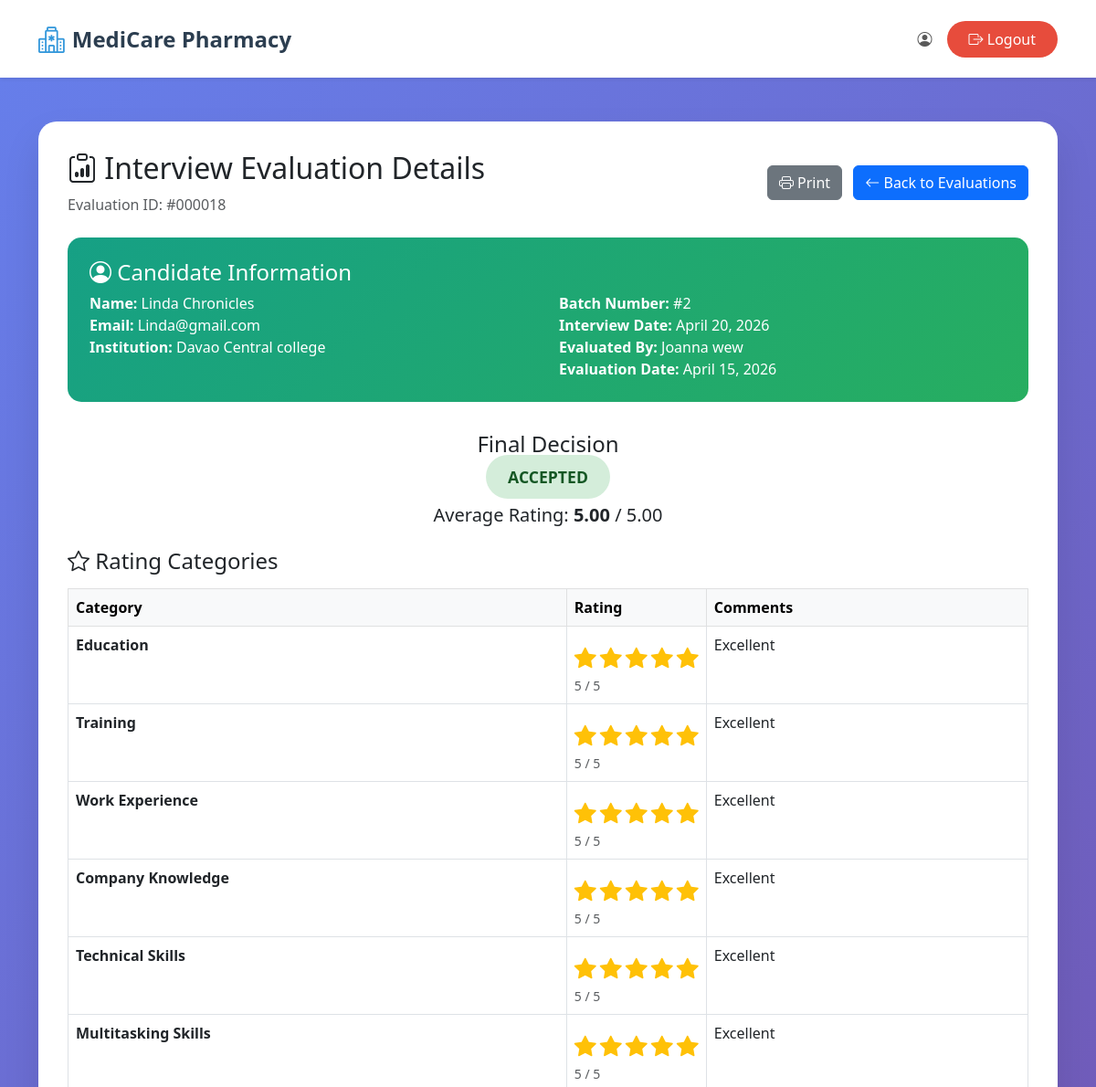
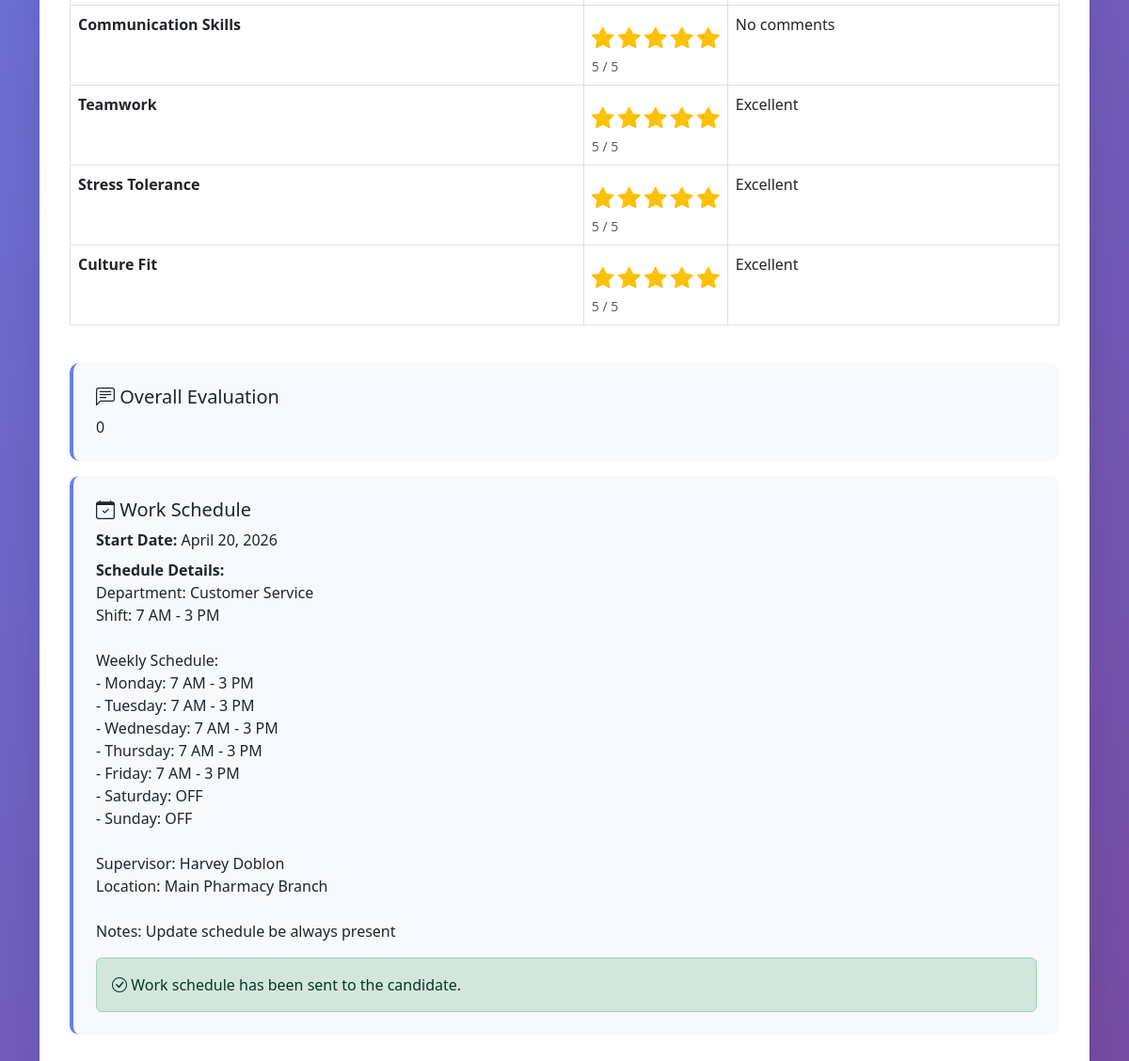
Page /Users/hr/view_evaluation.php?id=18 (signed in) on the committed database (2 pictures, top to bottom).
### tables this page shows
CREATE TABLE `interview_evaluations` (
  `id` int(11) NOT NULL,
  `interview_assignment_id` int(11) NOT NULL,
  `user_id` int(11) NOT NULL,
  `evaluated_by` int(11) NOT NULL,
  `education_rating` int(11) DEFAULT NULL CHECK (`education_rating` between 1 and 5),
  `education_comments` text DEFAULT NULL,
  `training_rating` int(11) DEFAULT NULL CHECK (`training_rating` between 1 and 5),
  `training_comments` text DEFAULT NULL,
  `work_experience_rating` int(11) DEFAULT NULL CHECK (`work_experience_rating` between 1 and 5),
  `work_experience_comments` text DEFAULT NULL,
  `company_knowledge_rating` int(11) DEFAULT NULL CHECK (`company_knowledge_rating` between 1 and 5),
  `company_knowledge_comments` text DEFAULT NULL,
  `technical_skills_rating` int(11) DEFAULT NULL CHECK (`technical_skills_rating` between 1 and 5),
  `technical_skills_comments` text DEFAULT NULL,
  `multitasking_skills_rating` int(11) DEFAULT NULL CHECK (`multitasking_skills_rating` between 1 and 5),
  `multitasking_skills_comments` text DEFAULT NULL,
  `communication_skills_rating` int(11) DEFAULT NULL CHECK (`communication_skills_rating` between 1 and 5),
  `communication_skills_comments` text DEFAULT NULL,
  `teamwork_rating` int(11) DEFAULT NULL CHECK (`teamwork_rating` between 1 and 5),
  `teamwork_comments` text DEFAULT NULL,
  `stress_tolerance_rating` int(11) DEFAULT NULL CHECK (`stress_tolerance_rating` between 1 and 5),
  `stress_tolerance_comments` text DEFAULT NULL,
  `culture_fit_rating` int(11) DEFAULT NULL CHECK (`culture_fit_rating` between 1 and 5),
  `culture_fit_comments` text DEFAULT NULL,
  `average_rating` decimal(3,2) DEFAULT NULL,
  `overall_evaluation` text DEFAULT NULL,
  `final_decision` enum('pending','accepted','rejected') DEFAULT 'pending',
  `work_schedule_sent` tinyint(1) DEFAULT 0,
  `work_start_date` date DEFAULT NULL,
  `work_schedule_details` text DEFAULT NULL,
  `created_at` timestamp NOT NULL DEFAULT current_timestamp(),
  `updated_at` timestamp NOT NULL DEFAULT current_timestamp() ON UPDATE current_timestamp()
);

CREATE TABLE `internship_records` (
  `id` int(11) NOT NULL,
  `user_id` int(11) NOT NULL,
  `first_name` varchar(255) NOT NULL,
  `last_name` varchar(255) NOT NULL,
  `date_of_birth` date DEFAULT NULL,
  `is_enrolled_higher_ed` tinyint(1) DEFAULT 0,
  `higher_ed_institution` varchar(255) DEFAULT NULL,
  `enrollment_certificate_path` varchar(255) DEFAULT NULL,
  `enrollment_certificate_status` enum('pending','valid','invalid') DEFAULT 'pending',
  `enrollment_certificate_remarks` text DEFAULT NULL,
  `is_enrolled_internship_subject` tinyint(1) DEFAULT 0,
  `is_at_least_18` tinyint(1) DEFAULT 0,
  `has_passed_pre_internship` tinyint(1) DEFAULT 0,
  `recommendation_letter_path` varchar(255) DEFAULT NULL,
  `recommendation_letter_status` enum('pending','valid','invalid') DEFAULT 'pending',
  `recommendation_letter_remarks` text DEFAULT NULL,
  `medical_certificate_submitted` tinyint(1) DEFAULT 0,
  `medical_certificate_path` varchar(255) DEFAULT NULL,
  `medical_certificate_status` enum('pending','valid','invalid') DEFAULT 'pending',
  `medical_certificate_remarks` text DEFAULT NULL,
  `parental_consent_submitted` tinyint(1) DEFAULT 0,
  `parental_consent_path` varchar(255) DEFAULT NULL,
  `parental_consent_status` enum('pending','valid','invalid') DEFAULT 'pending',
  `parental_consent_remarks` text DEFAULT NULL,
  `is_eligible` tinyint(1) DEFAULT 0,
  `application_status` enum('pending','submitted','under_review','approved','rejected') DEFAULT 'pending',
  `internship_start_date` date DEFAULT NULL,
  `internship_duration` varchar(100) DEFAULT NULL,
  `working_days` varchar(100) DEFAULT NULL,
  `working_hours` varchar(100) DEFAULT NULL,
  `special_instructions` text DEFAULT NULL,
  `pharmacy_name` varchar(255) DEFAULT NULL,
  `pharmacy_address` text DEFAULT NULL,
  `contact_person` varchar(255) DEFAULT NULL,
  `contact_number` varchar(50) DEFAULT NULL,
  `contact_email` varchar(255) DEFAULT NULL,
  `schedule_sent` tinyint(1) DEFAULT 0,
  `interview_scheduled` tinyint(1) DEFAULT 0,
  `interview_date` date DEFAULT NULL,
  `interview_time` time DEFAULT NULL,
  `interview_type` enum('personal','online') DEFAULT NULL,
  `interview_location` varchar(500) DEFAULT NULL,
  `interview_meeting_link` varchar(500) DEFAULT NULL,
  `interview_notes` text DEFAULT NULL,
  `created_at` timestamp NOT NULL DEFAULT current_timestamp(),
  `updated_at` timestamp NOT NULL DEFAULT current_timestamp() ON UPDATE current_timestamp()
);

CREATE TABLE `users` (
  `id` int(11) NOT NULL,
  `first_name` varchar(50) NOT NULL,
  `middle_name` varchar(50) DEFAULT NULL,
  `last_name` varchar(50) NOT NULL,
  `birth_date` date DEFAULT NULL,
  `phone_number` varchar(20) NOT NULL,
  `email` varchar(100) NOT NULL,
  `password` varchar(255) NOT NULL,
  `role_id` int(11) NOT NULL DEFAULT 4,
  `is_active` tinyint(1) NOT NULL DEFAULT 1,
  `created_at` timestamp NOT NULL DEFAULT current_timestamp(),
  `updated_at` timestamp NOT NULL DEFAULT current_timestamp() ON UPDATE current_timestamp()
);

CREATE TABLE `interview_schedule` (
  `id` int(11) NOT NULL,
  `batch_number` int(11) NOT NULL,
  `interview_date` date NOT NULL,
  `interview_time` time NOT NULL,
  `interview_type` enum('personal','online') DEFAULT 'personal',
  `location` varchar(255) DEFAULT NULL,
  `online_meeting_link` varchar(500) DEFAULT NULL,
  `online_meeting_id` varchar(255) DEFAULT NULL,
  `online_meeting_password` varchar(255) DEFAULT NULL,
  `max_slots` int(11) DEFAULT 15,
  `filled_slots` int(11) DEFAULT 0,
  `status` enum('scheduled','ongoing','completed','cancelled') DEFAULT 'scheduled',
  `notes` text DEFAULT NULL,
  `created_by` int(11) NOT NULL,
  `created_at` timestamp NOT NULL DEFAULT current_timestamp(),
  `updated_at` timestamp NOT NULL DEFAULT current_timestamp() ON UPDATE current_timestamp()
);

### Users/hr/view_evaluation.php (the view, shortened to what this page needs)
<?php
require_once '../../config.php';
$full_name = $_SESSION['full_name'];
$evaluation_id = $_GET['id'] ?? null;
$sql = "SELECT ie.*, ir.first_name, ir.last_name, ir.higher_ed_institution,
        u.email, isch.batch_number, isch.interview_date,
        hr.first_name as hr_first_name, hr.last_name as hr_last_name
        FROM interview_evaluations ie
        JOIN internship_records ir ON ie.user_id = ir.user_id
        JOIN users u ON ie.user_id = u.id
        JOIN interview_assignments ia ON ie.interview_assignment_id = ia.id
        JOIN interview_schedule isch ON ia.schedule_id = isch.id
        JOIN users hr ON ie.evaluated_by = hr.id
        WHERE ie.id = ?";
$stmt = $conn->prepare($sql);
$stmt->bind_param("i", $evaluation_id);
$stmt->execute();
$evaluation = $stmt->get_result()->fetch_assoc();
$categories = [
    ['name' => 'education', 'label' => 'Education'],
    ['name' => 'training', 'label' => 'Training'],
    ['name' => 'work_experience', 'label' => 'Work Experience'],
    ['name' => 'company_knowledge', 'label' => 'Company Knowledge'],
    ['name' => 'technical_skills', 'label' => 'Technical Skills'],
    ['name' => 'multitasking_skills', 'label' => 'Multitasking Skills'],
    ['name' => 'communication_skills', 'label' => 'Communication Skills'],
    ['name' => 'teamwork', 'label' => 'Teamwork'],
    ['name' => 'stress_tolerance', 'label' => 'Stress Tolerance'],
    ['name' => 'culture_fit', 'label' => 'Culture Fit']
];
?>
<!DOCTYPE html>
<html lang="en">
<head>
    <link href="https://cdn.jsdelivr.net/npm/bootstrap@5.3.0/dist/css/bootstrap.min.css" rel="stylesheet">
    <link rel="stylesheet" href="https://cdn.jsdelivr.net/npm/bootstrap-icons@1.11.0/font/bootstrap-icons.css">
    <link rel="stylesheet" href="../../style.css">
</head>
<body>
    <nav class="navbar navbar-expand-lg navbar-light bg-white shadow-sm no-print">
        <div class="container">
            <a class="navbar-brand" href="dashboard.php">
                <i class="bi bi-hospital"></i> MediCare Pharmacy
            </a>
            <div class="navbar-nav ms-auto">
                <span class="navbar-text me-3">
                    <i class="bi bi-person-circle"></i> <?php echo htmlspecialchars($full_name); ?>
                </span>
                <a href="../logout.php" class="btn btn-logout">
                    <i class="bi bi-box-arrow-right"></i> Logout
                </a>
            </div>
        </div>
    </nav>
    <div class="evaluation-container">
        <div class="container">
            <div class="evaluation-card">
                <div class="d-flex justify-content-between align-items-center mb-4 no-print">
                    <div>
                        <h2><i class="bi bi-clipboard-data"></i> Interview Evaluation Details</h2>
                        <p class="text-muted mb-0">Evaluation ID: #<?php echo str_pad($evaluation['id'], 6, '0', STR_PAD_LEFT); ?></p>
                    </div>
                    <div>
                        <button onclick="window.print()" class="btn btn-secondary me-2">
                            <i class="bi bi-printer"></i> Print
                        </button>
                        <a href="evaluate_interview.php" class="btn btn-primary">
                            <i class="bi bi-arrow-left"></i> Back to Evaluations
                        </a>
                    </div>
                </div>
                <div class="candidate-info">
                    <h4><i class="bi bi-person-circle"></i> Candidate Information</h4>
                    <div class="row">
                        <div class="col-md-6">
                            <strong>Name:</strong> <?php echo htmlspecialchars($evaluation['first_name'] . ' ' . $evaluation['last_name']); ?><br>
                            <strong>Email:</strong> <?php echo htmlspecialchars($evaluation['email']); ?><br>
                            <strong>Institution:</strong> <?php echo htmlspecialchars($evaluation['higher_ed_institution'] ?? 'N/A'); ?>
                        </div>
                        <div class="col-md-6">
                            <strong>Batch Number:</strong> #<?php echo $evaluation['batch_number']; ?><br>
                            <strong>Interview Date:</strong> <?php echo date('F d, Y', strtotime($evaluation['interview_date'])); ?><br>
                            <strong>Evaluated By:</strong> <?php echo htmlspecialchars($evaluation['hr_first_name'] . ' ' . $evaluation['hr_last_name']); ?><br>
                            <strong>Evaluation Date:</strong> <?php echo date('F d, Y', strtotime($evaluation['created_at'])); ?>
                        </div>
                    </div>
                </div>
                <div class="text-center mb-4">
                    <h4>Final Decision</h4>
                    <span class="decision-badge decision-<?php echo $evaluation['final_decision']; ?>">
                        <?php echo strtoupper($evaluation['final_decision']); ?>
                    </span>
                    <h5 class="mt-3">Average Rating: <strong><?php echo number_format($evaluation['average_rating'], 2); ?></strong> / 5.00</h5>
                </div>
                <h4 class="mt-4 mb-3"><i class="bi bi-star"></i> Rating Categories</h4>
                <div class="table-responsive">
                    <table class="table table-bordered">
                        <thead class="table-light">
                            <tr>
                                <th>Category</th>
                                <th width="150">Rating</th>
                                <th>Comments</th>
                            </tr>
                        </thead>
                        <tbody>
                            <?php foreach ($categories as $category):
                                $rating_field = $category['name'] . '_rating';
                                $comments_field = $category['name'] . '_comments';
                                $rating = $evaluation[$rating_field];
                            ?>
                                <tr>
                                    <td><strong><?php echo $category['label']; ?></strong></td>
                                    <td>
                                        <div class="rating-display">
                                            <?php for ($i = 1; $i <= 5; $i++): ?>
                                                <i class="bi bi-star<?php echo $i <= $rating ? '-fill' : ''; ?> rating-star"></i>
                                            <?php endfor; ?>
                                        </div>
                                        <small class="text-muted"><?php echo $rating; ?> / 5</small>
                                    </td>
                                    <td><?php echo htmlspecialchars($evaluation[$comments_field] ?: 'No comments'); ?></td>
                                </tr>
                            <?php endforeach; ?>
                        </tbody>
                    </table>
                </div>
                <div class="category-section mt-4">
                    <h5><i class="bi bi-chat-left-text"></i> Overall Evaluation</h5>
                    <p class="mb-0"><?php echo nl2br(htmlspecialchars($evaluation['overall_evaluation'])); ?></p>
                </div>
                <?php if ($evaluation['final_decision'] === 'accepted'): ?>
                    <div class="category-section">
                        <h5><i class="bi bi-calendar-check"></i> Work Schedule</h5>
                        <p class="mb-2">
                            <strong>Start Date:</strong>
                            <?php echo $evaluation['work_start_date'] ? date('F d, Y', strtotime($evaluation['work_start_date'])) : 'Not specified'; ?>
                        </p>
                        <p class="mb-0">
                            <strong>Schedule Details:</strong><br>
                            <?php echo nl2br(htmlspecialchars($evaluation['work_schedule_details'] ?: 'No details provided')); ?>
                        </p>
                        <div class="alert alert-success mt-3 mb-0">
                            <i class="bi bi-check-circle"></i>
                            Work schedule has been <?php echo $evaluation['work_schedule_sent'] ? 'sent' : 'not sent yet'; ?> to the candidate.
                        </div>
                    </div>
                <?php endif; ?>
            </div>
        </div>
    </div>
</body>
</html>

### style.css (style rules this page uses)
* { margin: 0; padding: 0; box-sizing: border-box; }
body { font-family: 'Segoe UI', Tahoma, Geneva, Verdana, sans-serif; overflow-x: hidden; }
.navbar { background-color: rgba(255, 255, 255, 0.95); backdrop-filter: blur(10px); box-shadow: 0 2px 10px rgba(0, 0, 0, 0.1); padding: 1rem 0; z-index: 1000; }
.navbar-brand { font-weight: bold; font-size: 1.5rem; color: #2c3e50 !important; display: flex; align-items: center; gap: 0.5rem; }
.navbar-brand i { color: #3498db; font-size: 1.8rem; }

### Users/hr/view_evaluation.php (style rules this page uses)
.evaluation-container { min-height: 100vh; background: linear-gradient(135deg, #667eea 0%, #764ba2 100%); padding: 2rem 0; }
.evaluation-card { background: white; border-radius: 20px; box-shadow: 0 20px 40px rgba(0, 0, 0, 0.1); padding: 2rem; margin: 1rem 0; }
.candidate-info { background: linear-gradient(135deg, #16a085 0%, #27ae60 100%); color: white; padding: 1.5rem; border-radius: 15px; margin-bottom: 2rem; }
.rating-display { display: flex; gap: 0.25rem; margin-top: 0.5rem; }
.rating-star { color: #ffc107; font-size: 1.5rem; }
.category-section { background: #f8f9fa; border-radius: 10px; padding: 1.5rem; margin-bottom: 1rem; border-left: 4px solid #667eea; }
.decision-badge { padding: 0.75rem 1.5rem; border-radius: 25px; font-weight: 600; font-size: 1.1rem; }
.decision-accepted { background: #d4edda; color: #155724; }
.btn-logout { background: #e74c3c; color: white; border: none; border-radius: 25px; padding: 0.5rem 1.5rem; transition: all 0.3s ease; }

### rows in the picture
interview_evaluations: id "000018", internship_records.first_name+last_name "Linda Chronicles", user.email "Linda@gmail.com", internship_records.higher_ed_institution "Davao Central college", interview_schedule.batch_number "2", interview_schedule.interview_date "April 20, 2026", evaluated_by.last_name "Joanna wew", created_at "April 15, 2026", final_decision "ACCEPTED", average_rating "5.00", education_rating "5", education_comments "Excellent", training_rating "5", training_comments "Excellent", work_experience_rating "5", work_experience_comments "Excellent", company_knowledge_rating "5", company_knowledge_comments "Excellent", technical_skills_rating "5", technical_skills_comments "Excellent", multitasking_skills_rating "5", multitasking_skills_comments "Excellent", communication_skills_rating "5", communication_skills_comments "No comments", teamwork_rating "5", teamwork_comments "Excellent", stress_tolerance_rating "5", stress_tolerance_comments "Excellent", culture_fit_rating "5", culture_fit_comments "Excellent", overall_evaluation "0", work_start_date "April 20, 2026", work_schedule_details "Department: Customer Service Shift: 7 AM - 3 PM Weekly Schedule: - Monday: 7 AM - 3 PM - Tuesday: 7 AM - 3 PM - Wednesday: 7 AM - 3 PM - Thursday: 7 AM - 3 PM - Friday: 7 AM - 3 PM - Saturday: OFF - Sunday: OFF Supervisor: Harvey Doblon Location: Main Pharmacy Branch Notes: Update schedule be always present"

### other values in the picture
$category['label'] "Education"
$category['label'] "Training"
$category['label'] "Work Experience"
$category['label'] "Company Knowledge"
$category['label'] "Technical Skills"
$category['label'] "Multitasking Skills"
$category['label'] "Communication Skills"
$category['label'] "Teamwork"
$category['label'] "Stress Tolerance"
$category['label'] "Culture Fit"
